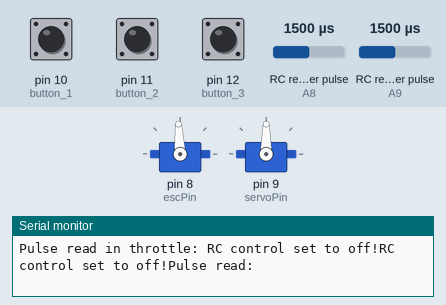
Simulated run of this sketch. Board: Arduino Mega 2560, built with avr-gcc and run on an emulated ATmega2560. On the bench: 2 × servo, the last lines printed to the serial monitor. Wiring (inferred from the names in the program): 2 × RC receiver channel: data A8 / data A9. The test bench sets the inputs (shaded band); at power-on: RC receiver pulse (sensors on A9, A8) 1500 µs, pin 10 (button_1) LOW, pin 11 (button_2) LOW, pin 12 (button_3) LOW.

Above: at 1.2 s.
1.3 s: RC receiver pulse (sensor on A9) set to 1316 µs
4.3 s: RC receiver pulse (sensor on A9) set to 1284 µs
At 7.27 s:
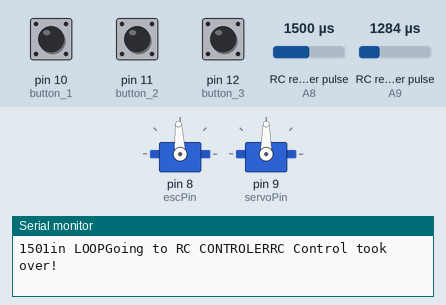
7.3 s: RC receiver pulse (sensor on A8) set to 1020 µs
At 7.47 s:
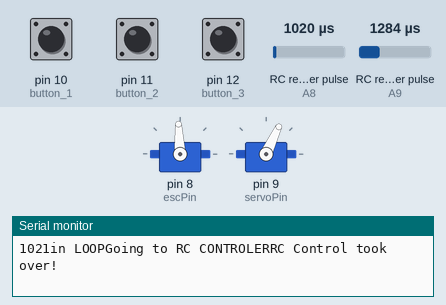
10.3 s: RC receiver pulse (sensor on A8) set to 1750 µs
At 10.71 s:
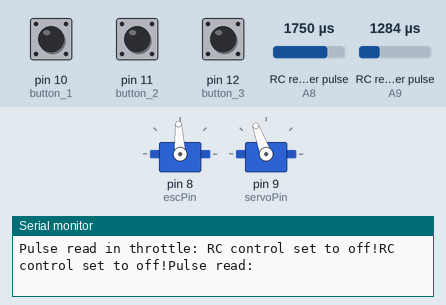
13.3 s: RC receiver pulse (sensor on A8) set to 1500 µs
At 13.71 s:
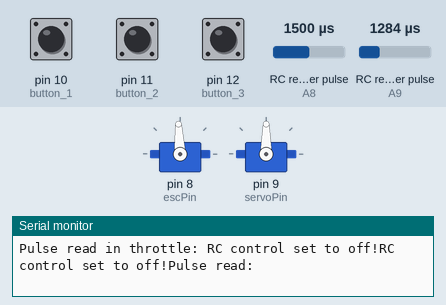
16.3 s: RC receiver pulse (sensor on A9) set to 1385 µs
19.3 s: RC receiver pulse (sensor on A9) set to 1409 µs
At 20.7 s:
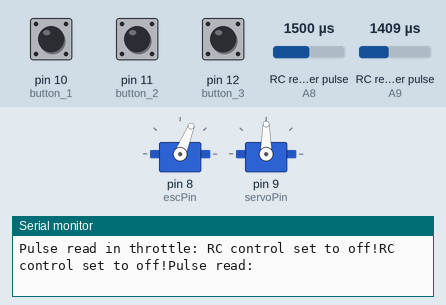
Timing chart, 0 to 21.8 s (numbered marks = the images above; inputs shaded):
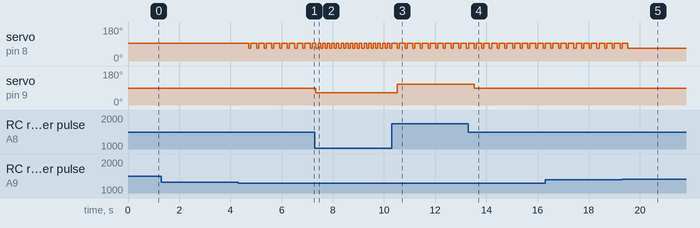

The sketch:

RemoteControl.ino
```cpp
   // --------- //
// Libraries //

// --------- //
#include <Servo.h>

// --------- //
// Constants //
// --------- //
const int servoPin = 9; // pin to which the servo motor is attached
const int escPin = 8; // pin to which the ESC is attached
const int rcPinSteer = A8; // rc steering
const int rcPinESC = A9;  // rc motor

// ----------------------- //
// Instatiation of objects //
// ----------------------- //
Servo motor, steering;
unsigned long rcControllerFlag, distance1, distance2;
String input;
int steer, velocity, controlFlag;
int QualityCheck = 0;
int pulse;

void setup() {
  //SERIAL CONNECTION
  Serial.begin(9600);

  motor.attach(escPin);
  motor.writeMicroseconds(1500);  // set servo to mid-point
  steering.attach(servoPin);
  steering.write(90);  // set servo to mid-point
//  attachInterrupt(digitalPinToInterrupt(18), wheelDistance1, HIGH);        //If we need to do stuff with wheel encoder, pls add pins in definition stage
 // attachInterrupt(digitalPinToInterrupt(19), wheelDistance2, HIGH);
  attachInterrupt(digitalPinToInterrupt(A8), rcControllerInterrupt, RISING);
  attachInterrupt(digitalPinToInterrupt(A9), rcControllerInterrupt, RISING);
  pinMode(10, INPUT); //button 1
  pinMode(11, INPUT); //button 2
  pinMode(12, INPUT); //button 3
  rcControllerFlag = 0;
  controlFlag = 1;
  distance1 = 0;
  distance2 = 0;
}

void loop() {
  rcControllerFlag = pulseIn(rcPinSteer, HIGH, 25000); // if the timeout is lower it sometimes time out before getting a value
  Serial.println("Pulse read: ");
 Serial.print(rcControllerFlag);
//
Serial.print("in LOOP");


  if(rcControllerFlag > 1000) {
    Serial.print("Going to RC CONTROLER");
    rcControl();
    //controlFlag = 0;

  if (pulseIn(rcPinSteer, LOW, 25000) == 0){

      rcControllerFlag = 0;
      Serial.print("RC control set to off!");
    }
  }else if(controlFlag == 0){
              Serial.print("control flag is 0");

    motor.writeMicroseconds(1500);
    steering.write(90);
    controlFlag = 1;
  }else{
    manualControl();
              Serial.print("we are in manual control");

    //handleInput();
  }
  buttonRead();
  //Serial.println("Odometer counter: ");
  //Serial.println(distance1);
  //Serial.println(distance2);
}

void rcControl(){
  //delay(200); //take away if you dont want to read
  Serial.println("RC Control took over!");
  pulse = pulseIn(rcPinESC, HIGH, 25000);
  Serial.print("Pulse read in throttle: ");
 // Serial.println(pulse);

 //velocity = 1500;


  if(pulse > 1560) {
  velocity = 1560;
  }

   else if(pulse < 1300) {
    velocity = 1250;
  }

  else if(pulse > 1450 && pulse < 1560) {
    velocity = 1500;
  }

  int i;
  int bond;
  int steerVals[10] = {90};
  for(i = 0; i < 3; i++){
   //bond = constrain(rcPinSteer, 1290, 1750);
   // steerVals[i] = map(pulseIn(rcPinSteer, HIGH, 25000), 1000, 2000, 45 , 130);
  steerVals[i] = map(constrain(pulseIn(rcPinSteer, HIGH, 25000), 1200, 1800), 1200, 1800, 65, 115);
  }
  steer = median(steerVals, 3);   // +7
  if(steer > 85 && steer < 94) {
    steer = 90;
  }
  //velocity = map(velocity, 1000, 2000, 0, 150);
  //Serial.print("steer ");
 // Serial.println(steer);
  //Serial.print("velocity ");
  //Serial.println(velocity);
  steering.write(steer);
  motor.writeMicroseconds(velocity);   //1650 - vel
  int temp = pulseIn(rcPinSteer, LOW, 25000);
  //Serial.println(temp);
  if (pulseIn(rcPinSteer, LOW, 25000) == 0){
    rcControllerFlag = 0;
    Serial.print("RC control set to off!");
  }
}

void buttonRead() {

  int start = 1560;
  int plsStop = 1500;
  int buttonPulse = pulseIn(rcPinESC, HIGH, 25000);
  //Serial.println(buttonPulse);


  if(buttonPulse < 1400) {
        motor.writeMicroseconds(plsStop);
      }


 if (digitalRead(10) && buttonPulse > 1400) {
      Serial.print("Button 1 on");
      motor.writeMicroseconds(start);
}


if (digitalRead(11) && buttonPulse > 1400) {
      motor.writeMicroseconds(start);
       // steering.write(70);

      Serial.print("Button 2 on");
    }
if (digitalRead(12) && buttonPulse > 1400) {
      motor.writeMicroseconds(start);
      //  steering.write(110);
      Serial.print("Button 3 on");
    }


}

void manualControl(){
  if (Serial.available()){

    Serial.print("Hi!");
    input = Serial.readStringUntil('\n');

    if (input.startsWith("t")){  // turning
      steer = input.substring(1).toInt();
      if (steer <= 180 && steer >=0){  // check that the value is in range
        steering.write(steer);
        Serial.println("Turning set to: ");
        Serial.println(steer);
      }
    }else if (input.startsWith("v")){  // velocity
      velocity = input.substring(1).toInt();
      if (velocity <= 2000 && velocity >= 1000){  // check that the value is in range
        motor.writeMicroseconds(velocity);
        Serial.print("Velocity set to: ");
        Serial.println(velocity);
      }
    }
  }
}

void handleInput() { //handle serial input if there is any
  if (Serial.available()) {
    input = Serial.readStringUntil('\n');
    if (input.startsWith("w")) {
      motor.writeMicroseconds(1620);
      Serial.println("Going forward");
    }else if (input.startsWith("s")){
      motor.writeMicroseconds(1200);
      Serial.println("Going Backward");
    }else if (input.startsWith("q")){
      motor.writeMicroseconds(1500);
      Serial.println("Neutral");
    }else if (input.startsWith("a")){
      steering.write(60);
      Serial.println("Turning Left");
    }else if (input.startsWith("d")){
      steering.write(120);
      Serial.println("Turning Right");
    }else if (input.startsWith("x")){
      steering.write(90);
      Serial.println("Straight Forward");
    }
  }
}

void calibrateESC() {
  if (Serial.available()) {
    input = Serial.readStringUntil('\n');
    if (input.startsWith("u")){
        motor.writeMicroseconds(2000);
        Serial.println("Full forward");
      }else if (input.startsWith("i")){
        motor.writeMicroseconds(1000);
        Serial.println("Full back");
      }else if (input.startsWith("n")){
        motor.writeMicroseconds(1500);
        Serial.println("Neutral");
      }
  }
}

int median(int vals[], int len) {
  int minimum = vals[0];
  int maximum = vals[0];
  int sum = 0;
  int median = 90;
  for (int i = 0; i < len; i ++) {
    if (vals[i] < minimum) {
      minimum = vals[i];
    } else if (vals[i] > maximum) {
      maximum = vals[i];
    }
    sum += vals[i];
  }
  sum = sum - (minimum + maximum);
  median = floor(sum / (len-2));
  return median;
}

void wheelDistance1(){
  distance1++;
}
void wheelDistance2(){
  distance2++;
}
void rcControllerInterrupt(){
  rcControllerFlag = 1;
}
```

Measured:
- the behaviour switches between 1299 and 1298 µs on RC receiver pulse (sensor on A9) (found by bisection; images 0 and 1)
- the behaviour switches between 1398 and 1399 µs on RC receiver pulse (sensor on A9) (found by bisection; images 4 and 5)
- after the input at 4.3 s, servo on pin 8 (escPin): alternates 93° for 0.22 s and 68° for 0.08 s, starting after 0.42 s
- after the input at 7.3 s, servo on pin 8 (escPin): alternates 93° for 0.10 s and 68° for 0.08 s, starting at once; servo on pin 9 (servoPin): 90° → 65° at once
- after the input at 10.3 s, servo on pin 8 (escPin): alternates 93° for 0.22 s and 68° for 0.08 s, starting after 0.22 s; servo on pin 9 (servoPin): 65° → 110° after 0.22 s
- after the input at 13.3 s, servo on pin 9 (servoPin): 110° → 90° after 0.22 s
- after the input at 19.3 s, servo on pin 8 (escPin): goes on until 19.5 s, then stays 68°
